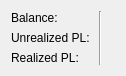
<?xml version="1.0" encoding="UTF-8"?>
<ui version="4.0">
 <class>AccountInfo</class>
 <widget class="QWidget" name="AccountInfo">
  <property name="geometry">
   <rect>
    <x>0</x>
    <y>0</y>
    <width>108</width>
    <height>71</height>
   </rect>
  </property>
  <property name="windowTitle">
   <string>Form</string>
  </property>
  <layout class="QHBoxLayout" name="horizontalLayout" stretch="0,0,1">
   <item>
    <layout class="QVBoxLayout" name="verticalLayout_2">
     <item>
      <widget class="QLabel" name="balance_key">
       <property name="text">
        <string>Balance:</string>
       </property>
      </widget>
     </item>
     <item>
      <widget class="QLabel" name="unrealized_key">
       <property name="text">
        <string>Unrealized PL: </string>
       </property>
      </widget>
     </item>
     <item>
      <widget class="QLabel" name="realized_key">
       <property name="text">
        <string>Realized PL:</string>
       </property>
      </widget>
     </item>
    </layout>
   </item>
   <item>
    <widget class="Line" name="line">
     <property name="orientation">
      <enum>Qt::Vertical</enum>
     </property>
    </widget>
   </item>
   <item>
    <layout class="QVBoxLayout" name="verticalLayout">
     <item>
      <widget class="QLabel" name="balance">
       <property name="text">
        <string/>
       </property>
      </widget>
     </item>
     <item>
      <widget class="QLabel" name="unrealized">
       <property name="text">
        <string/>
       </property>
      </widget>
     </item>
     <item>
      <widget class="QLabel" name="realized">
       <property name="text">
        <string/>
       </property>
      </widget>
     </item>
    </layout>
   </item>
  </layout>
 </widget>
 <resources/>
 <connections/>
</ui>
